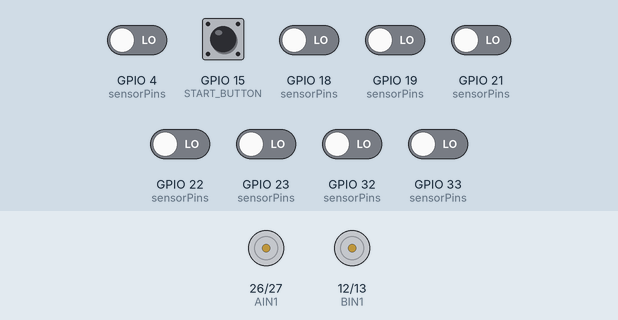
Simulated run of this sketch. Board: ESP32. Parts: motor-driver pin pairs drawn as motors (green arrow = first pin HIGH = forward, orange = second pin HIGH = backward, longer = more drive, scaled by the enable pin). The test bench sets the inputs (shaded band); at power-on: GPIO 15 (START_BUTTON) HIGH, GPIO 4 (sensorPins), GPIO 18 (sensorPins), GPIO 19 (sensorPins), GPIO 21 (sensorPins), GPIO 22 (sensorPins), GPIO 23 (sensorPins), GPIO 32 (sensorPins), GPIO 33 (sensorPins) LOW.

Above: at 3.4 s.
3.5 s: GPIO 15 (START_BUTTON) pulled LOW for 0.15 s
At 5.4 s:
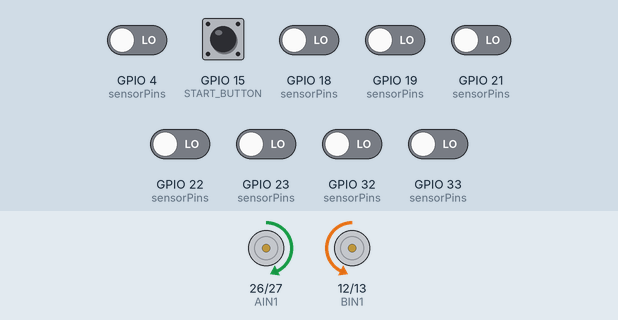
6.6 s: GPIO 4 (sensorPins) driven HIGH
8.2 s: GPIO 18 (sensorPins) driven HIGH
At 8.9 s:
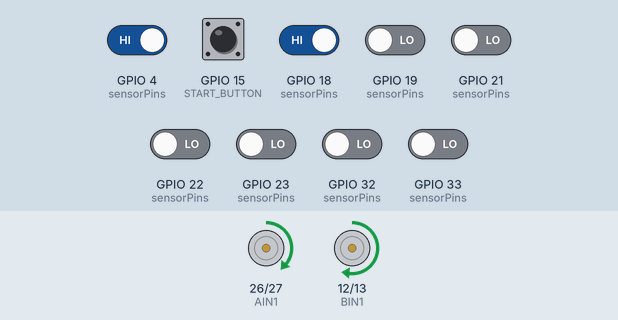
9.7 s: GPIO 21 (sensorPins) driven HIGH
At 10.9 s:
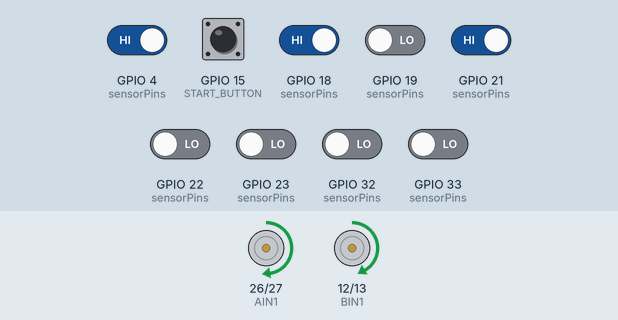
11.2 s: GPIO 19 (sensorPins) driven HIGH
At 12.4 s:
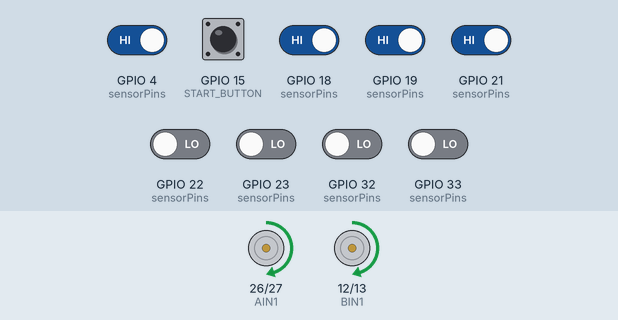
12.7 s: GPIO 22 (sensorPins) driven HIGH
At 13.5 s:
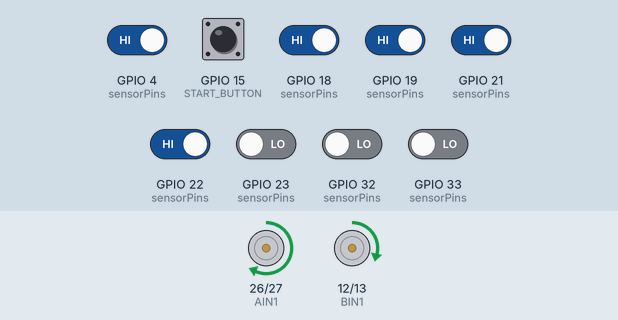
Timing chart, 0 to 15.2 s (numbered marks = the images above; inputs shaded):
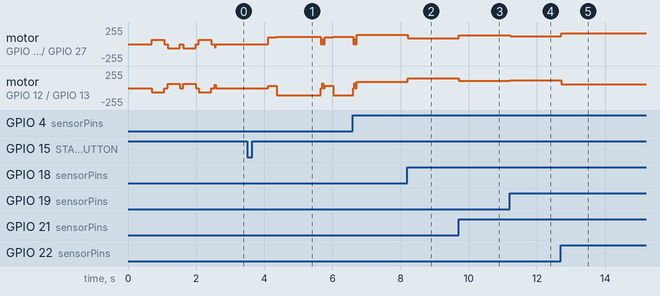

Measured:
- after the input at 8.2 s, motor on GPIO 26 (AIN1) / GPIO 27 (AIN2): forward 139/255 → forward 83/255 at once; motor on GPIO 12 (BIN1) / GPIO 13 (BIN2): forward 93/255 → forward 145/255 at once
- after the input at 9.7 s, motor on GPIO 26 (AIN1) / GPIO 27 (AIN2): forward 83/255 → forward 129/255 at once; motor on GPIO 12 (BIN1) / GPIO 13 (BIN2): forward 145/255 → forward 107/255 at once
- after the input at 11.2 s, motor on GPIO 26 (AIN1) / GPIO 27 (AIN2): forward 129/255 → forward 120/255 at once; motor on GPIO 12 (BIN1) / GPIO 13 (BIN2): forward 107/255 → forward 120/255 at once
- after the input at 12.7 s, motor on GPIO 26 (AIN1) / GPIO 27 (AIN2): forward 120/255 → forward 163/255 at once; motor on GPIO 12 (BIN1) / GPIO 13 (BIN2): forward 120/255 → forward 57/255 at once

The sketch:

Left_Hand_Rule.ino
```cpp
#include <Arduino.h>
#include <QTRSensors.h>

// ============================================================
// SENSOR CONFIGURATION
// ============================================================

#define SENSOR_COUNT 8

// Software order: LEFTMOST to RIGHTMOST
const uint8_t sensorPins[SENSOR_COUNT] = {
  22,  // S8 - leftmost
  23,  // S7
  21,  // S6
  4,   // S5
  19,  // S4
  18,  // S3
  33,  // S2
  32   // S1 - rightmost
};

QTRSensors qtr;
uint16_t sensorValues[SENSOR_COUNT];

// ============================================================
// TB6612FNG MOTOR DRIVER PINS
// ============================================================

#define PWMA 25
#define AIN1 26
#define AIN2 27

#define PWMB 14
#define BIN1 12
#define BIN2 13

#define START_BUTTON 15

// Motor channels are physically swapped
#define MOTORS_SWAPPED true

#define LEFT_MOTOR_DIRECTION  1
#define RIGHT_MOTOR_DIRECTION 1

// ============================================================
// SPEED SETTINGS
// ============================================================

#define BASE_SPEED       120
#define MIN_CURVE_SPEED   45
#define TURN_SPEED       110
#define RECOVERY_SPEED   100
#define MAX_SPEED        255

// ============================================================
// PID SETTINGS
// ============================================================

#define KP 0.090
#define KD 0.120

// ============================================================
// SENSOR SETTINGS
// ============================================================

#define SENSOR_THRESHOLD    400
#define LINE_SUM_THRESHOLD  450

// ============================================================
// CALIBRATION SETTINGS
// ============================================================

#define CALIBRATION_90_DEG_MS          360
#define CALIBRATION_TURN_SPEED         65
#define CALIBRATION_CENTER_TRIM_MS     25
#define CALIBRATION_CENTER_TRIM_SPEED  50

// ============================================================
// TURN SETTINGS
// ============================================================

#define MIN_TURN_TIME_MS       100
#define TURN_TIMEOUT_MS       1200
#define JUNCTION_LOCKOUT_MS    300
#define JUNCTION_FORWARD_MS     45

// ============================================================
// CONTROL VARIABLES
// ============================================================

float lastError = 0.0;
int lastTurnDirection = -1;

unsigned long lineLostStart = 0;
unsigned long junctionLockoutUntil = 0;

// ============================================================
// MOTOR CONTROL
// ============================================================

void setPhysicalMotor(
  int pwmPin,
  int in1Pin,
  int in2Pin,
  int speedValue
) {
  speedValue = constrain(speedValue, -MAX_SPEED, MAX_SPEED);

  if (speedValue > 0) {
    digitalWrite(in1Pin, HIGH);
    digitalWrite(in2Pin, LOW);
    analogWrite(pwmPin, speedValue);
  }
  else if (speedValue < 0) {
    digitalWrite(in1Pin, LOW);
    digitalWrite(in2Pin, HIGH);
    analogWrite(pwmPin, -speedValue);
  }
  else {
    digitalWrite(in1Pin, LOW);
    digitalWrite(in2Pin, LOW);
    analogWrite(pwmPin, 0);
  }
}

void setMotors(int leftSpeed, int rightSpeed) {
  leftSpeed *= LEFT_MOTOR_DIRECTION;
  rightSpeed *= RIGHT_MOTOR_DIRECTION;

#if MOTORS_SWAPPED

  // Logical left motor → physical channel B
  // Logical right motor → physical channel A

  setPhysicalMotor(PWMB, BIN1, BIN2, leftSpeed);
  setPhysicalMotor(PWMA, AIN1, AIN2, rightSpeed);

#else

  setPhysicalMotor(PWMA, AIN1, AIN2, leftSpeed);
  setPhysicalMotor(PWMB, BIN1, BIN2, rightSpeed);

#endif
}

void stopMotors() {
  setMotors(0, 0);
}

// ============================================================
// AUTOMATIC CALIBRATION
// ============================================================

void calibrateTurn(int direction, unsigned long durationMs) {
  unsigned long startTime = millis();

  while (millis() - startTime < durationMs) {
    setMotors(
      direction * CALIBRATION_TURN_SPEED,
      -direction * CALIBRATION_TURN_SPEED
    );

    qtr.calibrate();
    delay(5);
  }

  stopMotors();
  delay(100);
}

void centerTrim() {
  unsigned long startTime = millis();

  while (millis() - startTime < CALIBRATION_CENTER_TRIM_MS) {
    setMotors(
      CALIBRATION_CENTER_TRIM_SPEED,
      -CALIBRATION_CENTER_TRIM_SPEED
    );

    qtr.calibrate();
    delay(5);
  }

  stopMotors();
  delay(100);
}

void automaticCalibration() {
  delay(700);

  // Left 90 degrees
  calibrateTurn(-1, CALIBRATION_90_DEG_MS);

  // Return to center
  calibrateTurn(+1, CALIBRATION_90_DEG_MS);

  // Right 90 degrees
  calibrateTurn(+1, CALIBRATION_90_DEG_MS);

  // Return to center
  calibrateTurn(-1, CALIBRATION_90_DEG_MS);

  centerTrim();
  stopMotors();
}

// ============================================================
// START BUTTON
// ============================================================

void waitForStartButton() {
  while (digitalRead(START_BUTTON) == HIGH) {
    stopMotors();
    delay(10);
  }

  delay(40);

  while (digitalRead(START_BUTTON) == LOW) {
    delay(10);
  }

  delay(150);
}

// ============================================================
// SENSOR READING
// ============================================================

bool sensorActive(uint8_t index) {
  return sensorValues[index] >= SENSOR_THRESHOLD;
}

bool lineDetected(float &position, uint32_t &signalSum) {
  qtr.read(sensorValues);

  signalSum = 0;
  uint32_t weightedSum = 0;
  uint16_t maximumSignal = 0;

  for (uint8_t i = 0; i < SENSOR_COUNT; i++) {
    uint16_t value = sensorValues[i];

    if (value > 1000) {
      value = 1000;
    }

    signalSum += value;

    if (value > maximumSignal) {
      maximumSignal = value;
    }

    weightedSum += (uint32_t)value * (i * 1000);
  }

  if (
    maximumSignal < SENSOR_THRESHOLD ||
    signalSum < LINE_SUM_THRESHOLD
  ) {
    return false;
  }

  position = (float)weightedSum / (float)signalSum;

  return true;
}

// ============================================================
// JUNCTION DETECTION
// ============================================================

bool junctionDetected() {
  bool leftBranch =
    sensorActive(0) || sensorActive(1);

  bool rightBranch =
    sensorActive(6) || sensorActive(7);

  bool centerLine =
    sensorActive(3) || sensorActive(4);

  bool wideLeftBranch =
    sensorActive(0) && sensorActive(1);

  bool wideRightBranch =
    sensorActive(6) && sensorActive(7);

  return (
    (centerLine && wideLeftBranch) ||
    (centerLine && wideRightBranch) ||
    (wideLeftBranch && wideRightBranch)
  );
}

// ============================================================
// TURN UNTIL NEW LINE IS FOUND
// ============================================================

void turnUntilLine(int direction) {
  unsigned long startTime = millis();
  bool centerLineLost = false;

  while (millis() - startTime < TURN_TIMEOUT_MS) {
    setMotors(
      direction * TURN_SPEED,
      -direction * TURN_SPEED
    );

    qtr.read(sensorValues);

    bool centerDetected =
      sensorActive(3) || sensorActive(4);

    unsigned long elapsed =
      millis() - startTime;

    if (
      elapsed > MIN_TURN_TIME_MS &&
      !centerDetected
    ) {
      centerLineLost = true;
    }

    if (
      centerLineLost &&
      centerDetected &&
      elapsed > MIN_TURN_TIME_MS
    ) {
      break;
    }

    delay(3);
  }

  stopMotors();
  delay(30);

  // Center the robot on the new line
  setMotors(75, 75);
  delay(35);

  stopMotors();
  delay(30);
}

// ============================================================
// LEFT-HAND RULE DECISION
// ============================================================

void handleJunction() {
  // Move into the center of the junction
  setMotors(85, 85);
  delay(JUNCTION_FORWARD_MS);

  stopMotors();
  delay(20);

  qtr.read(sensorValues);

  bool leftAvailable =
    sensorActive(0) || sensorActive(1);

  bool rightAvailable =
    sensorActive(6) || sensorActive(7);

  bool straightAvailable =
    sensorActive(3) || sensorActive(4);

  // LEFT-HAND RULE:
  // Left → Straight → Right → U-turn

  if (leftAvailable) {
    turnUntilLine(-1);
  }
  else if (straightAvailable) {
    setMotors(BASE_SPEED, BASE_SPEED);
    delay(80);
    stopMotors();
  }
  else if (rightAvailable) {
    turnUntilLine(+1);
  }
  else {
    // Dead end: U-turn
    turnUntilLine(+1);
  }

  junctionLockoutUntil =
    millis() + JUNCTION_LOCKOUT_MS;
}

// ============================================================
// LINE RECOVERY
// ============================================================

void recoverLine() {
  unsigned long lostTime =
    millis() - lineLostStart;

  if (lastTurnDirection > 0) {
    if (lostTime < 250) {
      setMotors(RECOVERY_SPEED, 35);
    }
    else {
      setMotors(TURN_SPEED, -TURN_SPEED);
    }
  }
  else {
    if (lostTime < 250) {
      setMotors(35, RECOVERY_SPEED);
    }
    else {
      setMotors(-TURN_SPEED, TURN_SPEED);
    }
  }
}

// ============================================================
// LINE FOLLOWING
// ============================================================

void followLine() {
  float position = 3500.0;
  uint32_t signalSum = 0;

  bool found = lineDetected(position, signalSum);

  if (!found) {
    if (lineLostStart == 0) {
      lineLostStart = millis();
    }

    if (millis() - lineLostStart > 350) {
      turnUntilLine(
        lastTurnDirection > 0 ? +1 : -1
      );

      lineLostStart = 0;
    }
    else {
      recoverLine();
    }

    return;
  }

  lineLostStart = 0;

  if (
    millis() > junctionLockoutUntil &&
    junctionDetected()
  ) {
    handleJunction();
    return;
  }

  // Normal PID line following
  float error = position - 3500.0;
  float derivative = error - lastError;

  float correction =
    (KP * error) +
    (KD * derivative);

  lastError = error;

  if (error > 80) {
    lastTurnDirection = 1;
  }
  else if (error < -80) {
    lastTurnDirection = -1;
  }

  int curveReduction =
    abs((int)error) / 55;

  curveReduction =
    constrain(
      curveReduction,
      0,
      BASE_SPEED - MIN_CURVE_SPEED
    );

  int currentBaseSpeed =
    BASE_SPEED - curveReduction;

  int leftSpeed =
    currentBaseSpeed + (int)correction;

  int rightSpeed =
    currentBaseSpeed - (int)correction;

  leftSpeed =
    constrain(leftSpeed, -MAX_SPEED, MAX_SPEED);

  rightSpeed =
    constrain(rightSpeed, -MAX_SPEED, MAX_SPEED);

  setMotors(leftSpeed, rightSpeed);
}

// ============================================================
// SETUP
// ============================================================

void setup() {
  pinMode(AIN1, OUTPUT);
  pinMode(AIN2, OUTPUT);
  pinMode(PWMA, OUTPUT);

  pinMode(BIN1, OUTPUT);
  pinMode(BIN2, OUTPUT);
  pinMode(PWMB, OUTPUT);

  pinMode(START_BUTTON, INPUT_PULLUP);

  stopMotors();

  qtr.setTypeRC();
  qtr.setSensorPins(sensorPins, SENSOR_COUNT);

  automaticCalibration();
  waitForStartButton();

  delay(300);
}

// ============================================================
// MAIN LOOP
// ============================================================

void loop() {
  followLine();
  delay(5);
}
```
